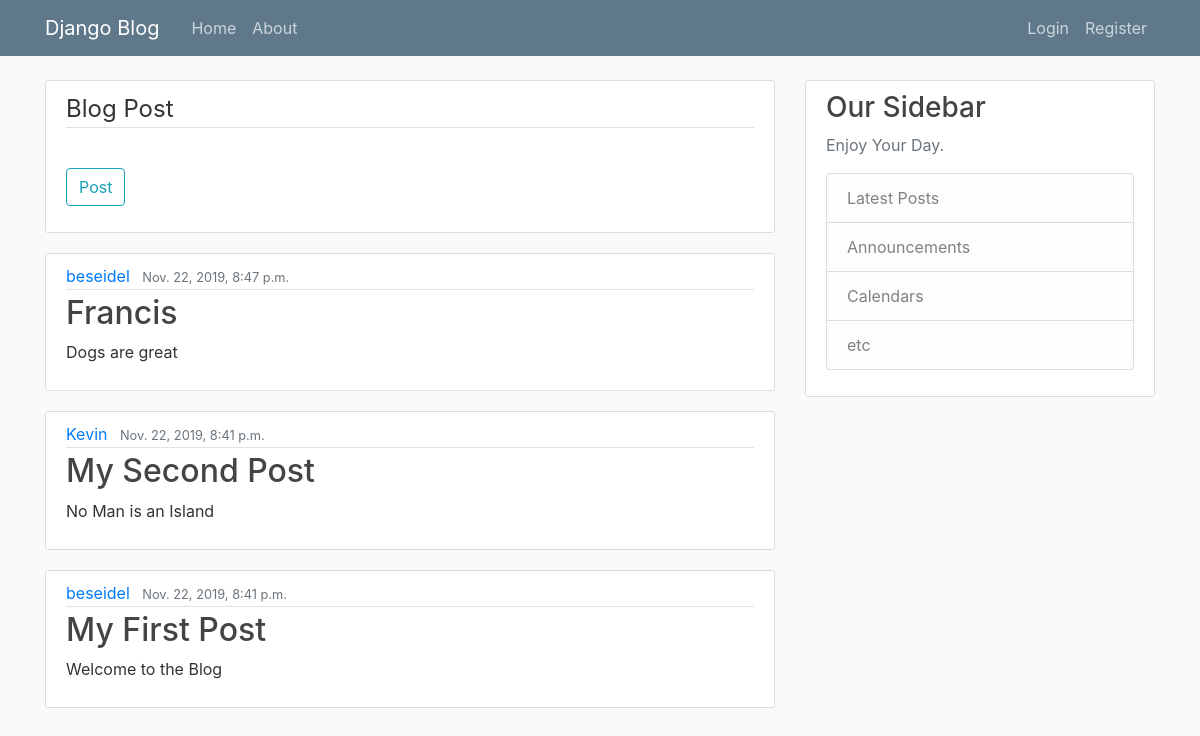
Before: / with the older database file.
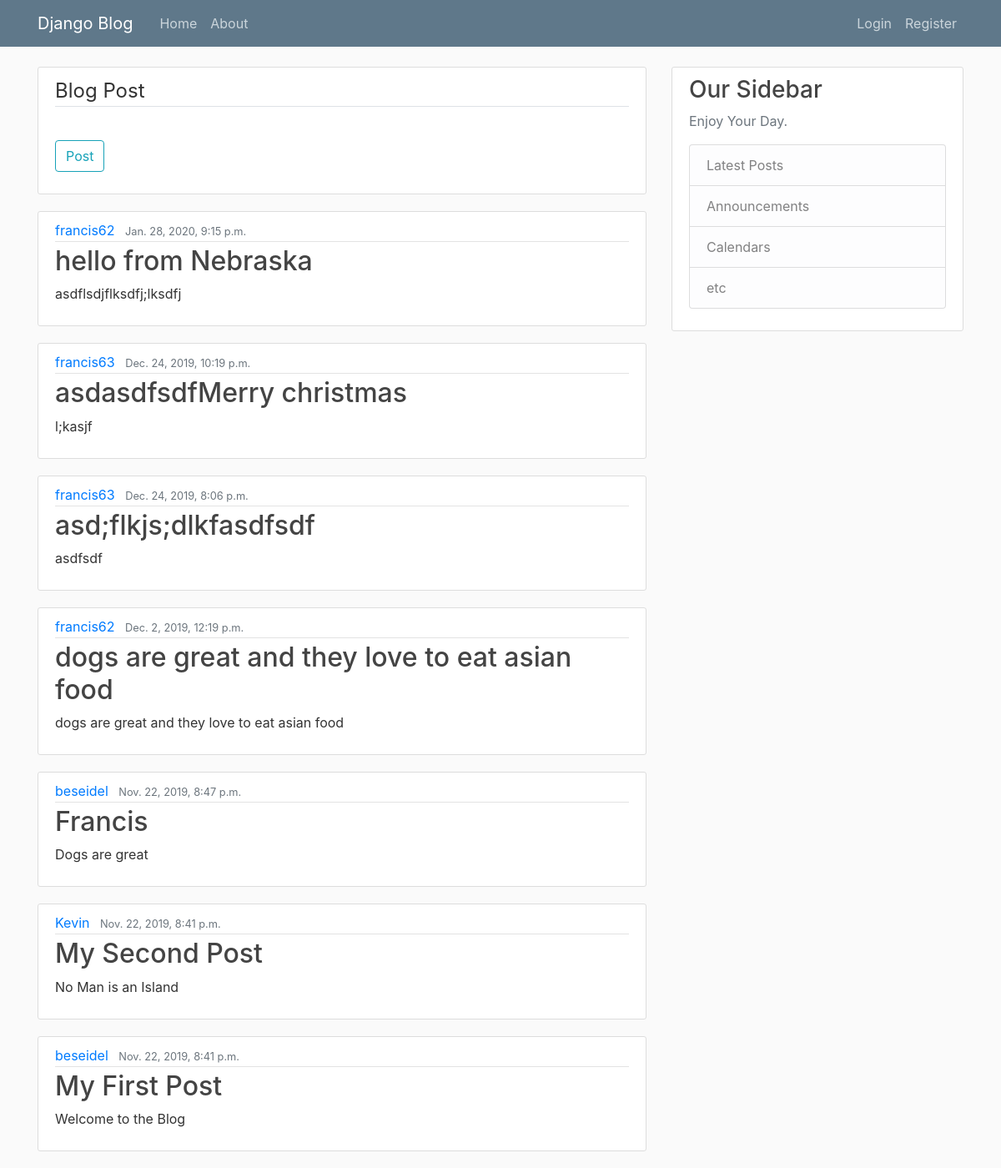
After: the same page with the newer database file.
### blogs/models.py (models this page shows, shortened)
class Post(models.Model):
    title = models.CharField(max_length=100)
    content = models.TextField()
    date_posted = models.DateTimeField(default=timezone.now)
    author = models.ForeignKey(User, on_delete=models.CASCADE)

### blogs/views.py (the view)
# urls.py: path('', PostListView.as_view(), name='blogs-home'),
class PostListView(ListView):
    model = Post
    template_name = 'blogs/post_form.html'
    context_object_name = 'posts'
    ordering = ['-date_posted']

### blogs/templates/blogs/post_form.html (shortened to what this page needs)
{% extends "blogs/base.html" %} {% load crispy_forms_tags %} {% block content %}
<div class="content-section">
  <form method="POST">
    <fieldset class="form-group">
      <legend class="border-bottom mb-4">Blog Post</legend>
    </fieldset>
    <div class="form-group">
      <button class="btn btn-outline-info" type="submit">Post</button>
    </div>
  </form>
</div>
{% for post in posts %}
<article class="media content-section">
  <div class="media-body">
    <div class="article-metadata">
      <a class="mr-2" href="{% url 'post-detail' post.id %}">
        {{ post.author }}</a
      >
      <small class="text-muted">{{ post.date_posted }}</small>
    </div>
    <h2><a class="article-title" href="#">{{ post.title }}</a></h2>
    <p class="article-content">{{ post.content }}</p>
  </div>
</article>
{% endfor %} {% endblock content %}

### blogs/templates/blogs/base.html (shortened to what this page needs)
{% load static %}
<!DOCTYPE html>
<html>
<head>
    <link rel="stylesheet" href="https://maxcdn.bootstrapcdn.com/bootstrap/4.0.0/css/bootstrap.min.css">
    <link rel="stylesheet" type="text/css" href="{% static 'main.css' %}">
</head>
<body>
    <header class="site-header">
      <nav class="navbar navbar-expand-md navbar-dark bg-steel fixed-top">
        <div class="container">
          <a class="navbar-brand mr-4" href="{% url 'blogs-home' %}">Django Blog</a>
          <div class="collapse navbar-collapse" id="navbarToggle">
            <div class="navbar-nav mr-auto">
              <a class="nav-item nav-link" href="{% url 'blogs-home' %}">Home</a>
              <a class="nav-item nav-link" href="{% url 'blogs-about' %}">About</a>
            </div>
            <div class="navbar-nav">
              {% if user.is_authenticated %}
                <a class="nav-item nav-link" href="{% url 'profile' %}">Profile</a>
                <a class="nav-item nav-link" href="{% url 'post-create' %}">New Post</a>
                <a class="nav-item nav-link" href="{% url 'logout' %}">Logout</a>
              {% else %}
                <a class="nav-item nav-link" href="{% url 'login' %}">Login</a>
                <a class="nav-item nav-link" href="{% url 'register' %}">Register</a>
              {% endif %}
            </div>
          </div>
        </div>
      </nav>
    </header>
    <main role="main" class="container">
      <div class="row">
        <div class="col-md-8">
          {% block content %}{% endblock %}
        </div>
        <div class="col-md-4">
          <div class="content-section">
            <h3>Our Sidebar</h3>
            <p class='text-muted'>Enjoy Your Day.
              <ul class="list-group">
                <li class="list-group-item list-group-item-light">Latest Posts</li>
                <li class="list-group-item list-group-item-light">Announcements</li>
                <li class="list-group-item list-group-item-light">Calendars</li>
                <li class="list-group-item list-group-item-light">etc</li>
              </ul>
            </p>
          </div>
        </div>
      </div>
    </main>
</body>
</html>

### blogs/static/main.css (style rules this page uses)
body { background: #fafafa; color: #333333; margin-top: 5rem; }
h1, h2, h3, h4, h5, h6 { color: #444444; }
ul { margin: 0; }
.bg-steel { background-color: #5f788a; }
.site-header .navbar-nav .nav-link { color: #cbd5db; }
.content-section { background: #ffffff; padding: 10px 20px; border: 1px solid #dddddd; border-radius: 3px; margin-bottom: 20px; }
.article-title { color: #444444; }
.article-content { white-space: pre-line; }
.article-metadata { padding-bottom: 1px; margin-bottom: 4px; border-bottom: 1px solid #e3e3e3 }

Changed rows visible on the page:
added Post: author "francis62", date_posted "Jan. 28, 2020, 9:15 p.m.", title "hello from Nebraska", content "asdflsdjflksdfj;lksdfj"
added Post: author "francis63", date_posted "Dec. 24, 2019, 10:19 p.m.", title "asdasdfsdfMerry christmas", content "l;kasjf"
added Post: author "francis63", date_posted "Dec. 24, 2019, 8:06 p.m.", title "asd;flkjs;dlkfasdfsdf", content "asdfsdf"
added Post: author "francis62", date_posted "Dec. 2, 2019, 12:19 p.m.", title "dogs are great and they love to eat asian food", content "dogs are great and they love to eat asian food"
